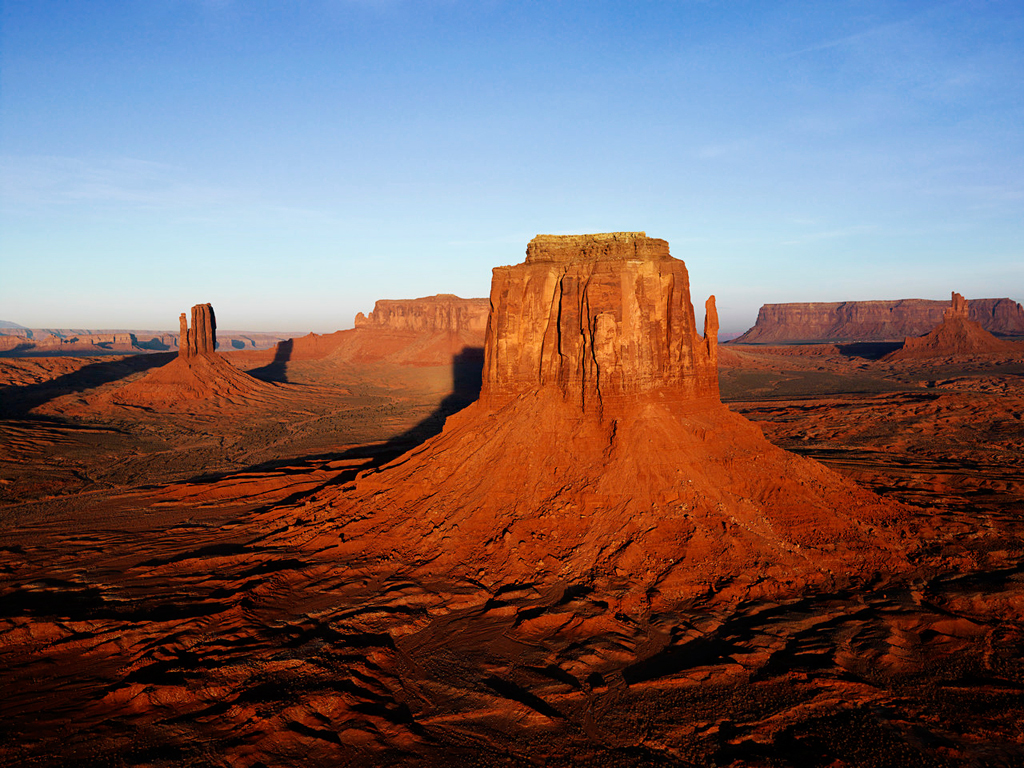
#> input picture CV/test.jpg, 1024 x 768 px
$ python transform.py
#> lines starting #> are read from the running program, lines starting #| are printed output that depends on the picture
import cv2
import numpy as np
import matplotlib.pyplot as plt

img = cv2.imread('./test.jpg',cv2.WINDOW_NORMAL)
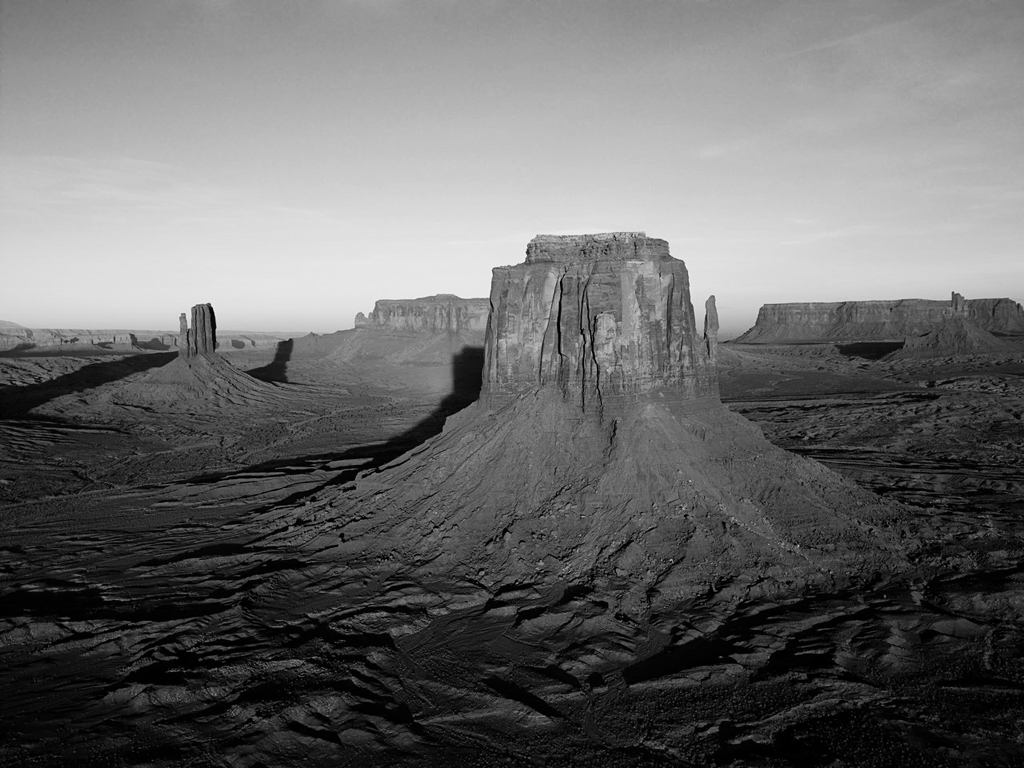
#> img: shape (768, 1024); min 0, max 245, mean 105.3
# cv2.namedWindow('transfrom')
rows,cols = img.shape
#> rows = 768; cols = 1024

# 位移变换
M1 = np.float32([[1,0,50],[0,1,50]])
photo1 = cv2.warpAffine(img,M1,(rows,cols))
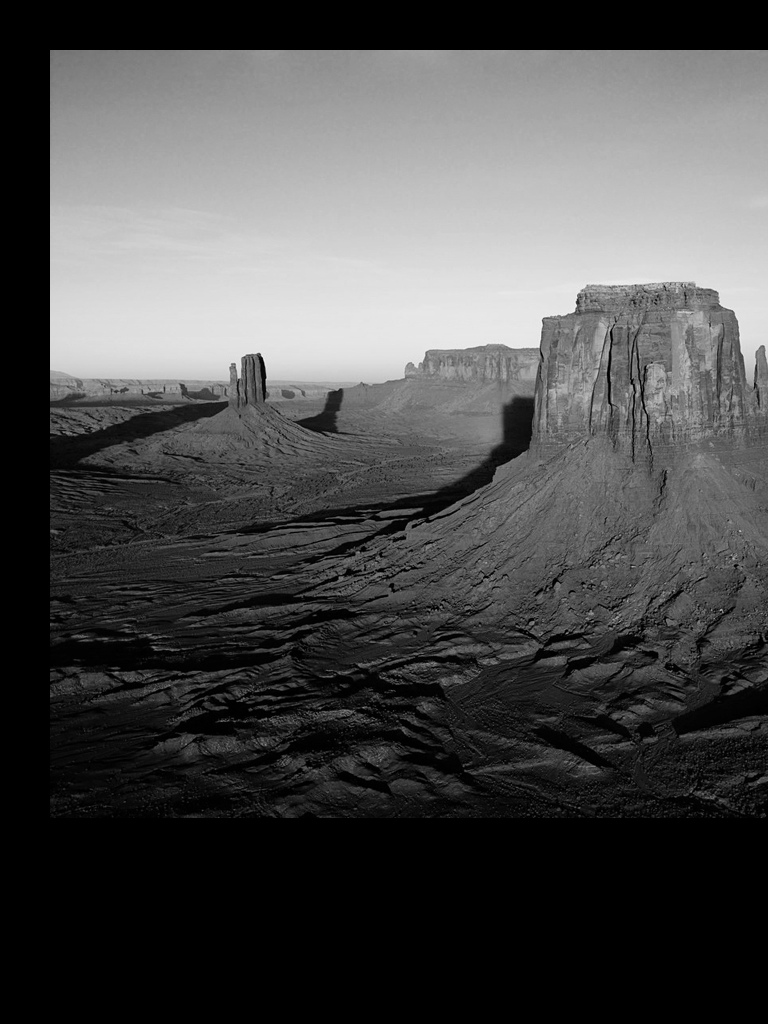
#> photo1: shape (1024, 768); min 0, max 245, mean 76.4
# cv2.imshow('transform',photo1)


# 旋转变换
M2 = cv2.getRotationMatrix2D((rows/2,cols/2),180,1)
photo2 = cv2.warpAffine(img,M2,(rows,cols))
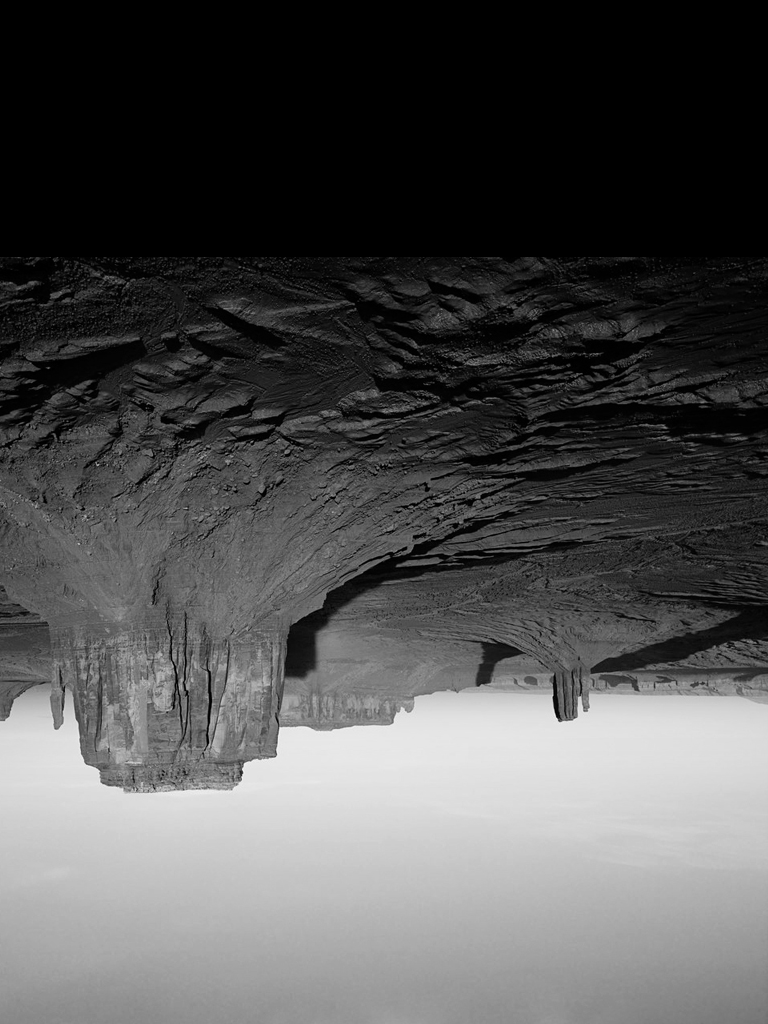
#> photo2: shape (1024, 768); min 0, max 245, mean 81.7
# cv2.imshow('rotation',photo2)

# Affine 仿射变换(相对位置关系保留，输入三个点)
pts1 = np.float32([[50,50],[200,50],[50,200]])
pts2 = np.float32([[10,100],[100,50],[100,250]])
M3 = cv2.getAffineTransform(pts1,pts2)
photo3 = cv2.warpAffine(img,M3,(cols,rows))
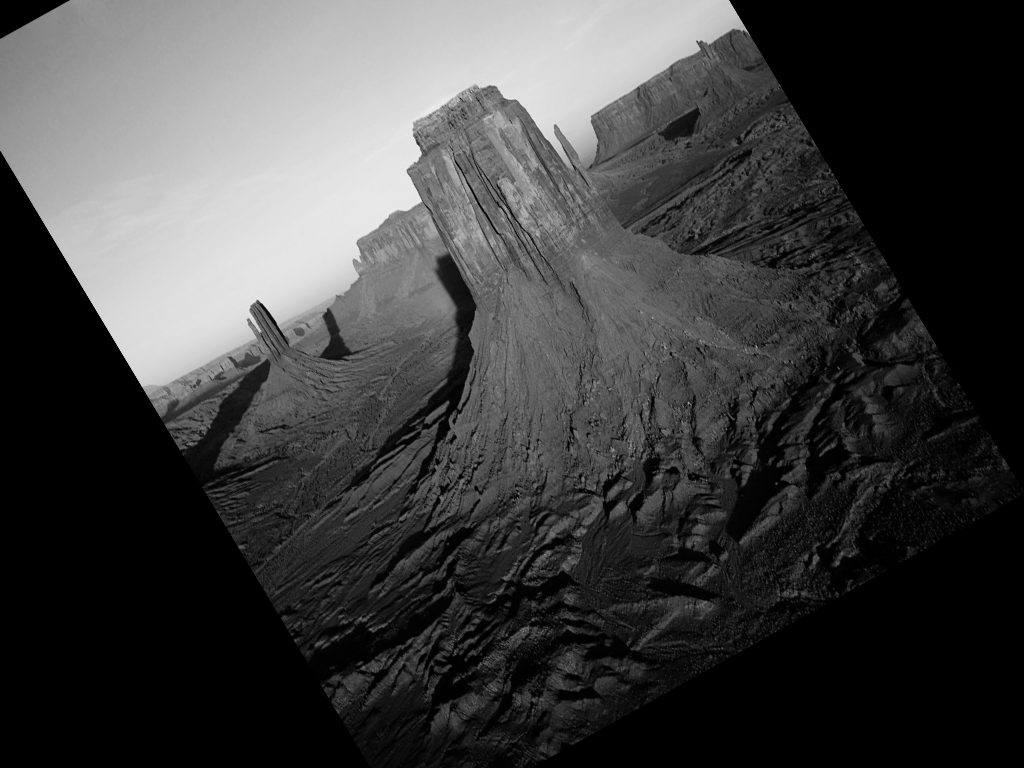
#> photo3: shape (768, 1024); min 0, max 242, mean 64.5
#cv2.imshow('Affine',photo3)
plt.subplot(121),plt.imshow(img),plt.title('input')
plt.subplot(122),plt.imshow(photo3),plt.title('output')
plt.show()
cv2.waitKey(0)

# persipective 景深变换(输入四个点位置，任意三个非线性)
pts1 = np.float32([[56,65],[200,53],[28,200],[200,200]])
pts2 = np.float32([[0,0],[300,0],[0,300],[300,300]])
M4 = cv2.getPerspectiveTransform(pts1,pts2)
photo4 = cv2.warpPerspective(img,M4,(rows,cols))
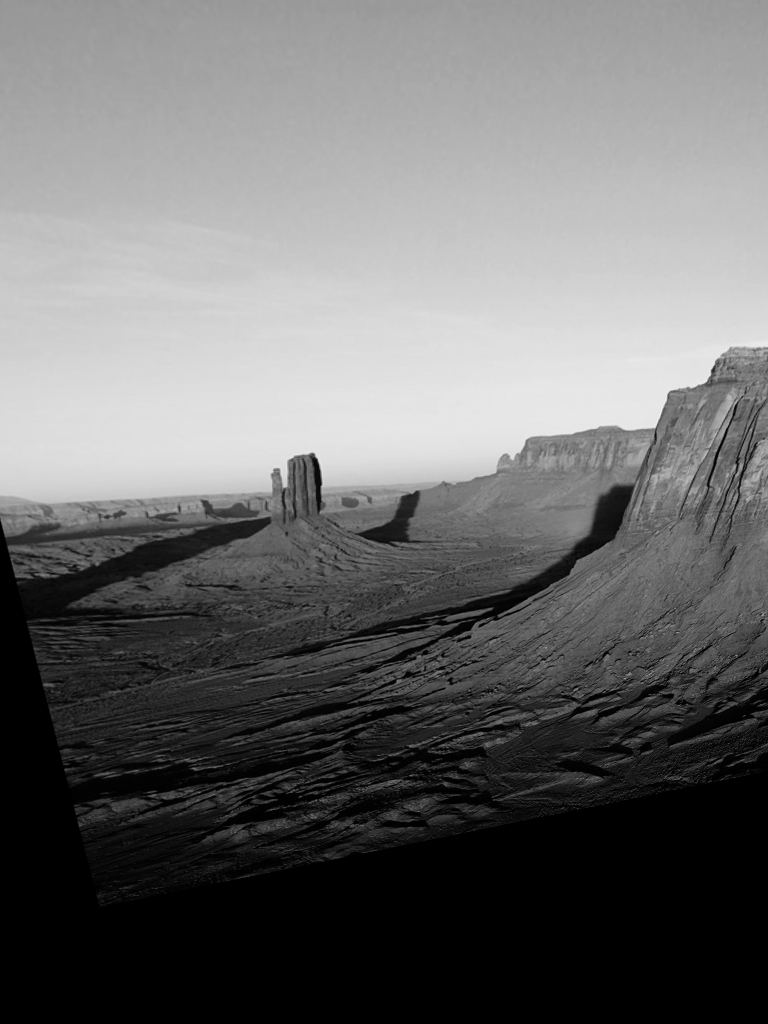
#> photo4: shape (1024, 768); min 0, max 241, mean 108.6
plt.subplot(121),plt.imshow(img),plt.title('input')
plt.subplot(122),plt.imshow(photo4),plt.title('output')
plt.show()
cv2.destroyAllWindows()
